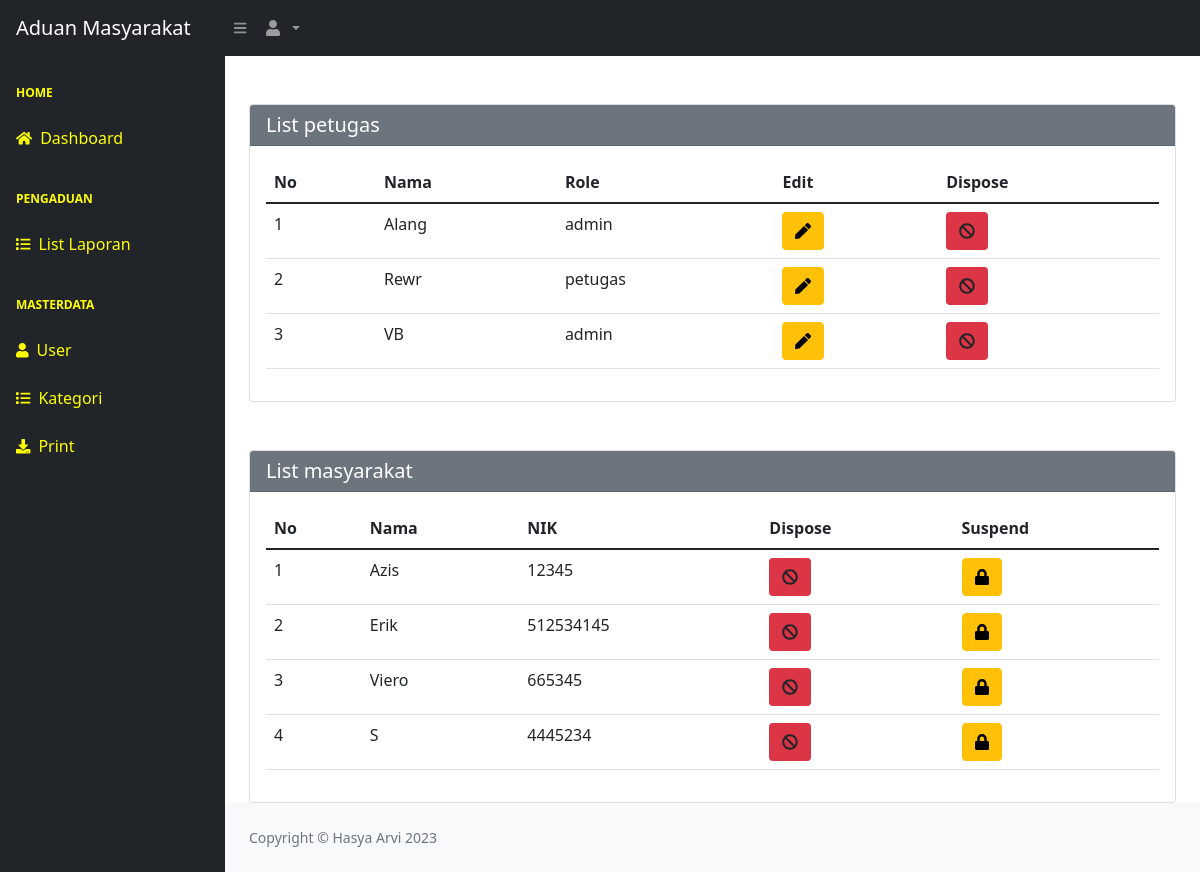
Screenshot of /C_View/userlist with the database file from the repository.
### tables this page shows
CREATE TABLE `petugas` (
  `id_petugas` int(11) NOT NULL,
  `nama_petugas` varchar(35) NOT NULL,
  `username` varchar(35) NOT NULL,
  `password` varchar(128) NOT NULL,
  `telepon` varchar(35) NOT NULL,
  `level` enum('admin','petugas') NOT NULL
);

CREATE TABLE `masyarakat` (
  `id` int(11) NOT NULL,
  `nik` char(16) NOT NULL,
  `nama` varchar(35) NOT NULL,
  `username` varchar(35) NOT NULL,
  `password` varchar(128) NOT NULL,
  `telepon` varchar(35) NOT NULL,
  `user_status` enum('active','dormant') NOT NULL
);

### application/controllers/C_View.php (called while the page is built, shortened)
<?php
class C_View extends CI_Controller
{
	public function userlist()
	{
		$this->load->model('M_basicModel');
		$data['petugas'] = $this->M_basicModel->Susername($this->session->userdata('username'))->row_array();
		$data['userlist'] = $this->M_basicModel->petugas_nama()->result_array();
		$data['user'] = $this->M_basicModel->masyarakat_nama()->result_array();
		$this->load->view('Amisc/header',$data);
		$this->load->view('Amisc/navbar',$data);
		$this->load->view('Amisc/sidebar',$data);
		$this->load->view('Admin/V_Userlist',$data);
		$this->load->view('Amisc/footer',$data);
	}
}

### index.php (called while the page is built, shortened)
<?php
require_once BASEPATH.'core/CodeIgniter.php';

### application/models/M_basicModel.php (called while the page is built, shortened)
<?php
class M_basicModel extends CI_Model
{
    public function petugas_nama()
    {
        return $this->db->get('petugas');
    }
    public function masyarakat_nama()
    {
        return $this->db->get('masyarakat');
    }
}

### application/views/Admin/V_Userlist.php (the view, shortened to what this page needs)
<main>
    <div class="container-fluid px-4">
        <div class="card mt-5">
            <h5 class="card-header bg-secondary" style="color:white;">
                List petugas
            </h5>
            <div class="card-body">
                <table class="table">
                    <thead class="thead-dark">
                        <tr>
                            <th scope="col">No</th>
                            <th scope="col">Nama</th>
                            <th scope="col">Role</th>
                            <th scope="col">Edit</th>
                            <th scope="col">Dispose</th>
                        </tr>
                    </thead>
                    <tbody>
                        <?php
                        $no = 1;
                        foreach ($userlist as $ul): ?>
                            <tr>
                                <td scope="row">
                                    <?= $no++ ?>
                                </td>
                                <td scope="row">
                                    <?= $ul['nama_petugas'] ?>
                                </td>
                                <td scope="row">
                                    <?= $ul['level'] ?>
                                </td>
                                <td><a><button type="button" class="btn btn-warning" data-bs-toggle="modal"
                                            data-bs-target="#editadmin<?= $ul['id_petugas'] ?>">
                                            <i class="fas fa-pen" aria-hidden="true"></i>
                                        </button></a>
                                </td>
                                <td>
                                    <a href="<?= base_url('C_Main/delete_admin/' . $ul['id_petugas']) ?> "><button
                                            class="btn bg-danger" type='submit'
                                            onclick="return confirm('Proceed to delete staff?')"><i
                                                class="fas fa-ban"></i></button></a>
                                </td>
                            </tr>
                </div>
            <?php endforeach ?>
        </div>
    </div>
<main>
    <div class="container-fluid px-4">
        <div class="card mt-5">
            <h5 class="card-header bg-secondary" style="color:white;">
                List masyarakat
            </h5>
            <div class="card-body">
                <table class="table">
                    <thead class="thead-dark">
                        <tr>
                            <th scope="col">No</th>
                            <th scope="col">Nama</th>
                            <th scope="col">NIK</th>
                            <th scope="col">Dispose</th>
                            <th scope="col">Suspend</th>
                        </tr>
                    </thead>
                    <tbody>
                        <?php
                        $no = 1;
                        foreach ($user as $us): ?>
                            <tr>
                                <td scope="row">
                                    <?= $no++ ?>
                                </td>
                                <td scope="row">
                                    <?= $us['nama'] ?>
                                </td>
                                <td scope="row">
                                    <?= $us['nik'] ?>
                                </td>
                                <td>
                                    <a href="<?= base_url('C_Main/ban_user/' . $us['id']) ?> "><button class="btn bg-danger"
                                            type='submit' onclick="return confirm('Proceed to delete user?')"><i
                                                class="fas fa-ban"></i></button></a>
                                </td>
                                <td>
                                    <?php if ($us['user_status'] == 'dormant') { ?>
                                        <a href="<?= base_url('C_Main/user_unsuspend/' . $us['id']) ?>">
                                            <button type="submit" class="btn btn-success"
                                                onclick="return confirm('Proceed to activate user?')"><i
                                                    class="fas fa-unlock"></i>
                                            </button>
                                        </a>
                                    <?php } else { ?>
                                        <a href="<?= base_url('C_Main/user_suspend/' . $us['id']) ?>">
                                            <button type="submit" class="btn btn-warning"
                                                onclick="return confirm('Proceed to suspend user?')"><i class="fas fa-lock"></i>
                                            </button>
                                        </a>
                                    <?php } ?>
                                </td>
                            </tr>
                        <?php endforeach ?>
                    </tbody>
                </table>
            </div>
        </div>
    </div>
</main>

### rows the page displays
petugas: nama_petugas "Alang", level "admin"
petugas: nama_petugas "Rewr", level "petugas"
petugas: nama_petugas "VB", level "admin"
masyarakat: nama "Azis", nik "12345"
masyarakat: nama "Erik", nik "512534145"
masyarakat: nama "Viero", nik "665345"
masyarakat: nama "S", nik "4445234"
